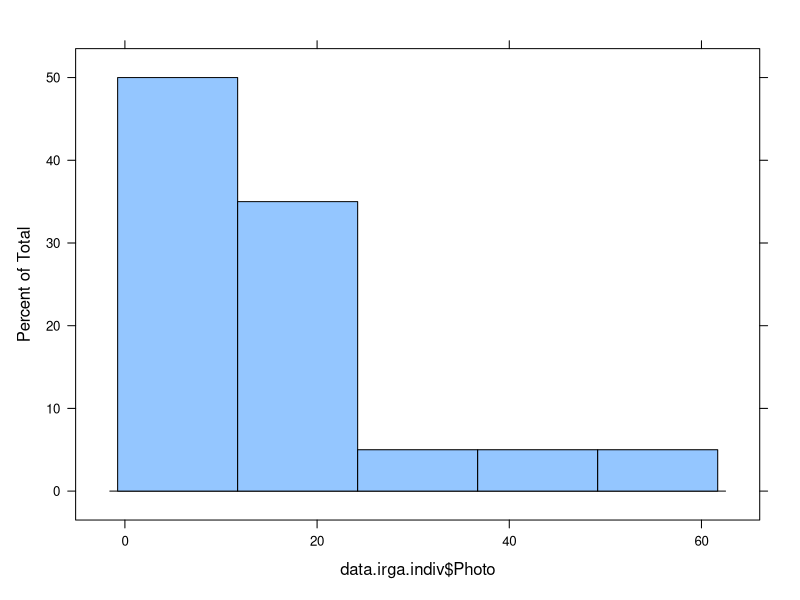
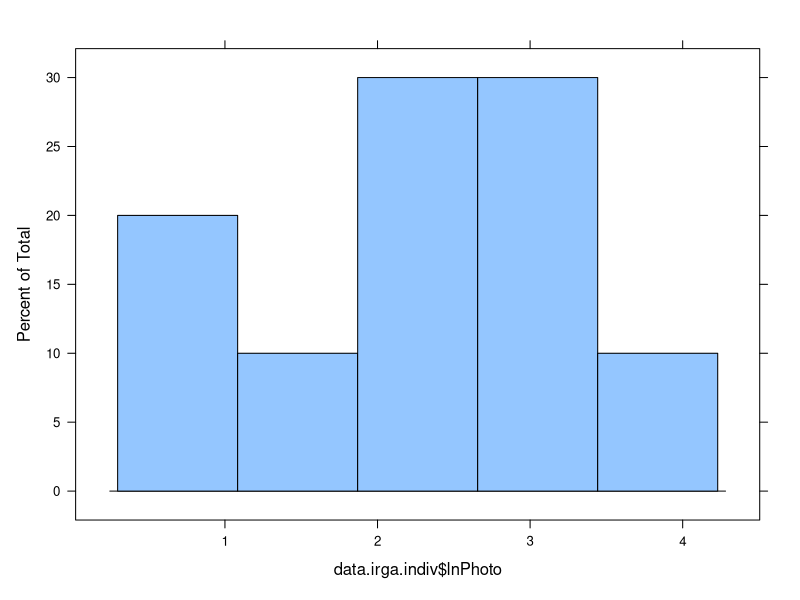
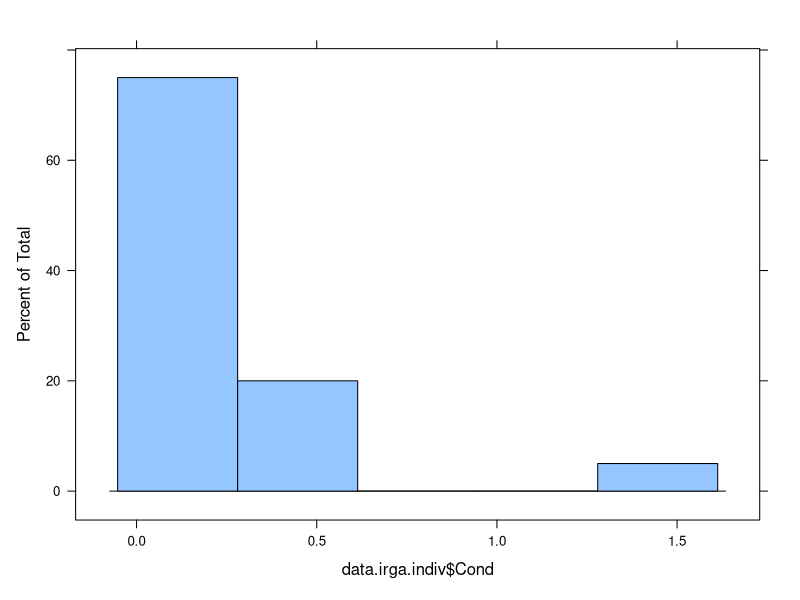
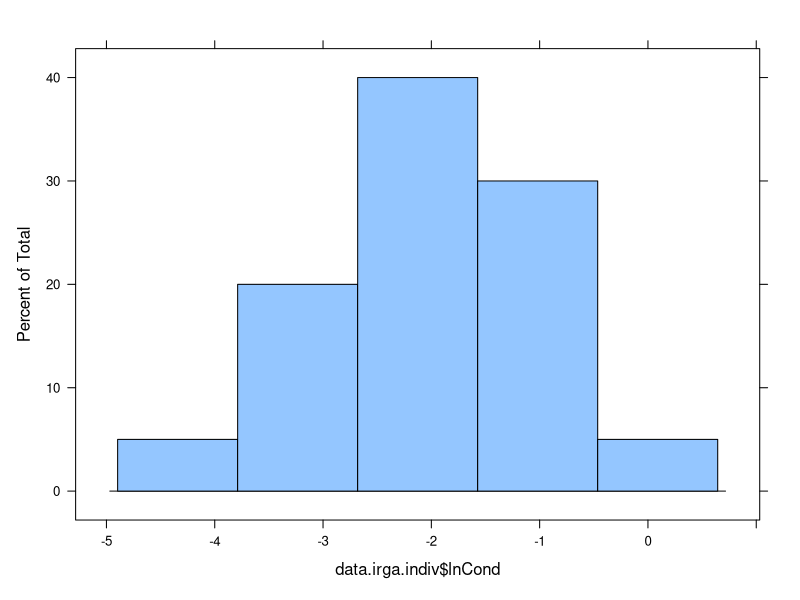
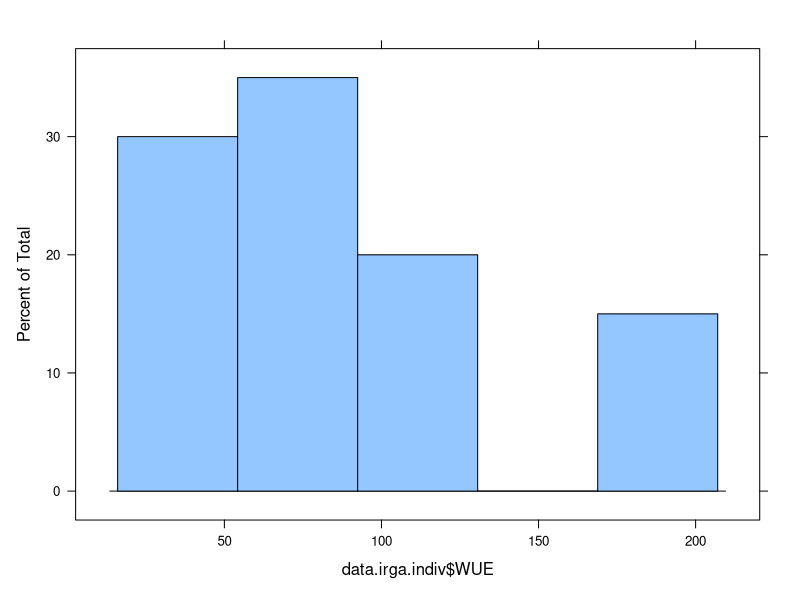
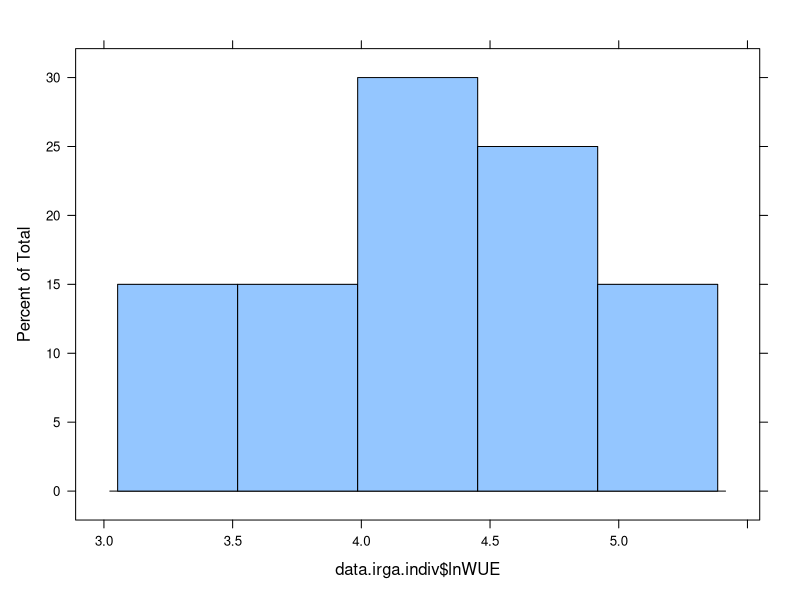
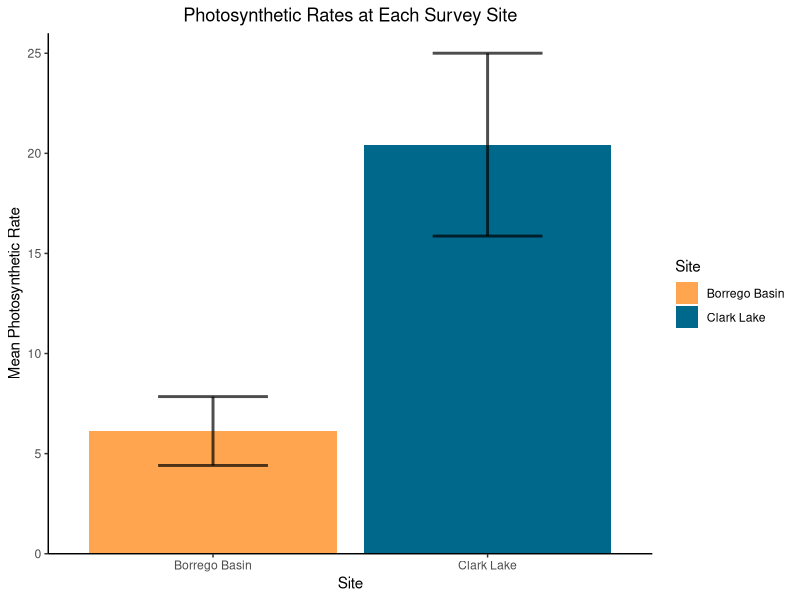
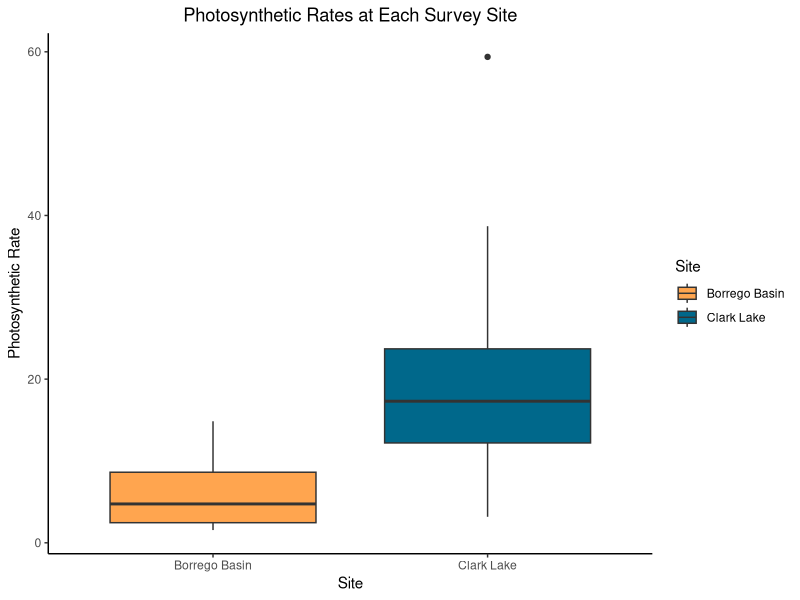

The R source for these figures, in order:
## ---- chunk 1
library(tidyverse)
library(lattice)
library(car)
library(scales)
## ---- chunk 2
#load and select data
data.irga <- read.csv("GDE_IRGA.csv")

str(data.irga)

data.irga$Site <- as.factor(data.irga$Site)
data.irga$TreeID <- as.factor(data.irga$TreeID)

data.irga <- data.irga %>% subset(Ci > 0)

data.irga.meta <- data.irga %>%
  select(1:2) %>%
  group_by(TreeID) %>%
  unique() %>%
  ungroup()
## ---- chunk 3
#CALCULATE AVG PHOTOSYNTHETIC RATE AND STOMATAL CONDUCTANCE FOR EACH TREE AND JOIN GAS EXCHANGE WITH METADATA
data.irga.indiv <- data.irga %>% group_by(TreeID) %>% 
  summarise(Photo = mean(Photo), 
            Cond = mean(Cond),
            WUE = mean(Photo/Cond),
            Count = n()) %>% 
  ungroup() %>%
  merge(data.irga.meta,
        by = "TreeID",
        all.x = TRUE)
## ---- chunk 4
#LOG TRANSFORMATIONS
data.irga.indiv$lnPhoto <- log(data.irga.indiv$Photo)
data.irga.indiv$lnCond <- log(data.irga.indiv$Cond)
data.irga.indiv$lnWUE <- log(data.irga.indiv$WUE)
## ---- chunk 5
#HISTOGRAM: RAW DATA VS LOG DATA
histogram(data.irga.indiv$Photo)
histogram(data.irga.indiv$lnPhoto)

histogram(data.irga.indiv$Cond)
histogram(data.irga.indiv$lnCond)

histogram(data.irga.indiv$WUE)
histogram(data.irga.indiv$lnWUE)
## ---- chunk 6
#CALCULATE MEAN AND STANDARD ERROR
data.irga.sum <- data.irga.indiv %>% group_by (Site) %>% 
  summarise(meanPhoto = mean(Photo), 
            sePhoto = sd(Photo)/sqrt(length(Photo)), 
            meanCond = mean(Cond), 
            seCond = sd(Cond)/sqrt(length(Cond)), 
            meanWUE = mean(WUE), 
            seWUE = sd(WUE)/sqrt(length(WUE)), 
  ) %>% ungroup()
## ---- chunk 7
#BARPLOT
ggplot(data.irga.sum) + aes(x=Site, y=meanPhoto, fill=Site )+
  scale_fill_manual(values=c("tan1","deepskyblue4"), 
                    labels=c('Borrego Basin', 'Clark Lake')) +
  geom_col(alpha=1, position="dodge") + 
  geom_errorbar( aes(x=Site, ymin=meanPhoto-sePhoto, ymax=meanPhoto+sePhoto), 
                 width=0.4,
                 colour="black", 
                 alpha=0.7, 
                 size=1.0,
                 position=position_dodge(width=0.9)) +
  scale_y_continuous(expand = c(0, 0),limits = c(0,26)) +
  scale_x_discrete(labels=c("1" = "Borrego Basin", "5" = "Clark Lake"))+
  xlab("Site")+ylab("Mean Photosynthetic Rate")+
  ggtitle("Photosynthetic Rates at Each Survey Site")+
  theme_classic()+
  theme(plot.title = element_text(hjust = 0.5))

#BOXPLOT
ggplot(data.irga.indiv) + aes(x=Site, y=Photo, fill=Site)+
  scale_fill_manual(values=c("tan1","deepskyblue4"),
                    labels=c('Borrego Basin', 'Clark Lake')) +
  geom_boxplot(aes(x=Site, y=Photo, fill=Site)) + 
  scale_x_discrete(labels=c("1" = "Borrego Basin", "5" = "Clark Lake"))+
  xlab("Site")+ylab("Photosynthetic Rate")+
  ggtitle("Photosynthetic Rates at Each Survey Site")+
  theme_classic()+
  theme(plot.title = element_text(hjust = 0.5))
## ---- chunk 8
#BARPLOT
ggplot(data.irga.sum) + aes(x=Site, y=meanCond, fill=Site )+
  scale_fill_manual(values=c("tan1","deepskyblue4"), 
                    labels=c('Borrego Basin', 'Clark Lake')) +
  geom_col(alpha=1, position="dodge") + 
  geom_errorbar( aes(x=Site, ymin=meanCond-seCond, ymax=meanCond+seCond), 
                 width=0.4,
                 colour="black", 
                 alpha=0.7, 
                 size=1.0,
                 position=position_dodge(width=0.9)) +
  scale_y_continuous(expand = c(0, 0),limits = c(0,0.5)) +
  scale_x_discrete(labels=c("1" = "Borrego Basin", "5" = "Clark Lake"))+
  xlab("Site")+ylab("Mean Stomatal Conductance Rate")+
  ggtitle("Stomatal Conductance Rates at Each Survey Site")+
  theme_classic()+
  theme(plot.title = element_text(hjust = 0.5))

#BOXPLOT
ggplot(data.irga.indiv) + aes(x=Site, y=Cond, fill=Site)+
  scale_fill_manual(values=c("tan1","deepskyblue4"),
                    labels=c('Borrego Basin', 'Clark Lake')) +
  geom_boxplot(aes(x=Site, y=Cond, fill=Site)) + 
  scale_x_discrete(labels=c("1" = "Borrego Basin", "5" = "Clark Lake"))+
  xlab("Site")+ylab("Stomatal Conductance Rate")+
  ggtitle("Stomatal Conductance Rates at Each Survey Site")+
  theme_classic()+
  theme(plot.title = element_text(hjust = 0.5))
## ---- chunk 9
#BARPLOT
ggplot(data.irga.sum) + aes(x=Site, y=meanWUE, fill=Site )+
  scale_fill_manual(values=c("tan1","deepskyblue4"), 
                    labels=c('Borrego Basin', 'Clark Lake')) +
  geom_col(alpha=1, position="dodge") + 
  geom_errorbar( aes(x=Site, ymin=meanWUE-seWUE, ymax=meanWUE+seWUE), 
                 width=0.4,
                 colour="black", 
                 alpha=0.7, 
                 size=1.0,
                 position=position_dodge(width=0.9)) +
  scale_y_continuous(expand = c(0, 0),limits = c(0,125)) +
  scale_x_discrete(labels=c("1" = "Borrego Basin", "5" = "Clark Lake"))+
  xlab("Site")+ylab("Mean Stomatal Conductance")+
  ggtitle("Stomatal Conductance Rates at Each Survey Site")+
  theme_classic()+
  theme(plot.title = element_text(hjust = 0.5))

#BOXPLOT
ggplot(data.irga.indiv) + aes(x=Site, y=WUE, fill=Site)+
  scale_fill_manual(values=c("tan1","deepskyblue4"),
                    labels=c('Borrego Basin', 'Clark Lake')) +
  geom_boxplot(aes(x=Site, y=WUE, fill=Site)) + 
  scale_x_discrete(labels=c("1" = "Borrego Basin", "5" = "Clark Lake"))+
  xlab("Site")+ylab("Water Use Efficiency Rate")+
  ggtitle("Water Use Efficiency Rates at Each Survey Site")+
  theme_classic()+
  theme(plot.title = element_text(hjust = 0.5))
## ---- chunk 10
#ANOVA
Photo.aov <- aov(lnPhoto ~ Site, data=data.irga.indiv)
summary(Photo.aov)

#HOMOGENEITY OF VARIANCES
plot(Photo.aov,1)
leveneTest(lnPhoto ~ Site, data=data.irga.indiv)

#T-TEST
t.test(lnPhoto~Site, data=data.irga.indiv)

#DISTRIBUTION OF RESIDUALS
plot(Photo.aov,2)
## ---- chunk 11
#ANOVA
Cond.aov <- aov(lnCond ~ Site, data=data.irga.indiv)
summary(Cond.aov)

#HOMOGENEITY OF VARIANCES
plot(Cond.aov,1)
leveneTest(lnCond ~ Site, data=data.irga.indiv)

#T-TEST
t.test(lnCond~Site, data=data.irga.indiv)

#DISTRIBUTION OF RESIDUALS
plot(Cond.aov,2)
## ---- chunk 12
#ANOVA
WUE.aov <- aov(lnWUE ~ Site, data=data.irga.indiv)
summary(WUE.aov)

#HOMOGENEITY OF VARIANCES
plot(WUE.aov,1)
leveneTest(lnWUE ~ Site, data=data.irga.indiv)

#T-TEST
t.test(lnWUE~Site, data=data.irga.indiv)

#DISTRIBUTION OF RESIDUALS
plot(WUE.aov,2)
## ---- chunk 13
library(tidyverse) 
library(lattice) 
library(car) 
library(scales)
## ---- chunk 14
#load and select data
data.crosshair <- read.csv("GDE_crosshair.csv")
str(data.crosshair)

data.crosshair$Site <- as.factor(data.crosshair$Site)
data.crosshair$TotalDead <- (data.crosshair$DeadStanding + data.crosshair$DeadDown)
## ---- chunk 15
data.cross.dead <- data.crosshair %>% group_by (Site) %>% 
  summarise(sumDead = sum(TotalDead)) %>% ungroup()

data.cross.alive <- data.crosshair %>% group_by (Site) %>% 
  summarise(sumAlive = sum(LiveMesquite)) %>% ungroup()

data.cross.plot <- merge(
  data.cross.alive,
  data.cross.dead,
  by = "Site",
  all.x = TRUE) %>%
  pivot_longer(cols=c('sumAlive', 'sumDead'),names_to = "Status", values_to = "Count")
## ---- chunk 16
data.seed.plot <- data.crosshair %>%
  group_by(Site) %>%
  summarise(sumSeedling = sum(Seedings)) %>%
  ungroup()
## ---- chunk 17
ggplot(data.cross.plot) + aes(x=Site, y=Count, fill=Status)+
  scale_fill_manual(values=c("darkgreen","chocolate4"),
                    labels=c('Alive', 'Dead')) +
  geom_col(alpha=1, position="dodge") + 
  scale_y_continuous(expand = c(0, 0),limits = c(0,25), 
                     breaks = pretty_breaks()) +
  scale_x_discrete(labels=c("1" = "Borrego Basin", "5" = "Clark Lake"))+
  theme_classic()+
  xlab("Site")+ylab("Count")+
  ggtitle("Mesquite Life Status at Each Survey Site")+
  theme(plot.title = element_text(hjust = 0.5))
## ---- chunk 18
ggplot(data.seed.plot) + aes(x=Site, y=sumSeedling)+
  scale_fill_manual()+
  geom_col(alpha=1, position="dodge") + 
  scale_y_continuous(expand = c(0, 0),limits = c(0,5), 
                     breaks = pretty_breaks()) +
  scale_x_discrete(labels=c("1" = "Borrego Basin", "5" = "Clark Lake"))+
  theme_classic()+
  xlab("Site")+ylab("Count")+
  ggtitle("Mesquite Seedling Counts at Each Survey Site")+
  theme(plot.title = element_text(hjust = 0.5))
## ---- chunk 19
#ANOVA
dead.aov <- aov(TotalDead ~ Site, data=data.crosshair)
summary(dead.aov)

#HOMOGENEITY OF VARIANCES
plot(dead.aov,1)
leveneTest(TotalDead ~ Site, data=data.crosshair)

#T-TEST
t.test(TotalDead~Site, data=data.crosshair)

#DISTRIBUTION OF RESIDUALS
plot(dead.aov,2)
## ---- chunk 20
#ANOVA
life.aov <- aov(LiveMesquite ~ Site, data=data.crosshair)
summary(life.aov)

#HOMOGENEITY OF VARIANCES
plot(life.aov,1)
leveneTest(LiveMesquite ~ Site, data=data.crosshair)

#T-TEST
t.test(LiveMesquite~Site, data=data.crosshair)

#DISTRIBUTION OF RESIDUALS
plot(life.aov,2)
## ---- chunk 21
#ANOVA
seed.aov <- aov(Seedings ~ Site, data=data.crosshair)
summary(seed.aov)

#HOMOGENEITY OF VARIANCES
plot(seed.aov,1)
leveneTest(Seedings ~ Site, data=data.crosshair)

#T-TEST
t.test(Seedings ~ Site, data=data.crosshair)

#DISTRIBUTION OF RESIDUALS
plot(seed.aov,2)
## ---- chunk 22
library(tidyverse) 
library(lattice) 
library(car) 
library(scales)
library(GGally)
## ---- chunk 23
#load and select data
data.canopy <- read.csv("GDE_Canopy.csv")
str(data.canopy)

data.canopy$Site <- as.factor(data.canopy$Site) 
data.canopy$TreeID <- as.factor(data.canopy$Tree_ID)
## ---- chunk 24
histogram(data.canopy$Resprouting)
histogram(data.canopy$CrownSizeShape)
histogram(data.canopy$DeadBranches)
histogram(data.canopy$CrownFoliarDensity)
## ---- chunk 25
#merge irga data and canopy health data by treeid
data.all <- merge(
  data.irga.indiv,
  data.canopy,
  by = "TreeID",
  all.x = TRUE)
## ---- chunk 26
ggplot(data.canopy) + aes(x=Site, y=Resprouting, fill=Site)+
  scale_fill_manual(values=c("darkorange","darkgreen"),
                    labels=c('Borrego Basin', 'Clark Lake')) +
  geom_boxplot(aes(x=Site, y=Resprouting, fill=Site)) + 
  scale_x_discrete(labels=c("1" = "Borrego Basin", "5" = "Clark Lake"))+
  xlab("Site")+ylab("Resprouting") + 
  theme_classic()
## ---- chunk 27
ggplot(data.canopy) + aes(x=Site, y=CrownSizeShape, fill=Site)+
  scale_fill_manual(values=c("darkorange","darkgreen"),
                    labels=c('Borrego Basin', 'Clark Lake')) +
  geom_boxplot(aes(x=Site, y=CrownSizeShape, fill=Site)) + 
  scale_x_discrete(labels=c("1" = "Borrego Basin", "5" = "Clark Lake"))+
  xlab("Site")+ylab("Crown Size Shape") +
  theme_classic()
## ---- chunk 28
ggplot(data.canopy) + aes(x=Site, y=DeadBranches, fill=Site)+
  scale_fill_manual(values=c("darkorange","darkgreen"),
                    labels=c('Borrego Basin', 'Clark Lake')) +
  geom_boxplot(aes(x=Site, y=DeadBranches, fill=Site)) + 
  scale_x_discrete(labels=c("1" = "Borrego Basin", "5" = "Clark Lake"))+
  xlab("Site")+ylab("Dead Branches") + 
  theme_classic()
## ---- chunk 29
ggplot(data.canopy) + aes(x=Site, y=CrownFoliarDensity, fill=Site)+
  scale_fill_manual(values=c("darkorange","darkgreen"),
                    labels=c('Borrego Basin', 'Clark Lake')) +
  geom_boxplot(aes(x=Site, y=CrownFoliarDensity, fill=Site)) + 
  scale_x_discrete(labels=c("1" = "Borrego Basin", "5" = "Clark Lake"))+
  xlab("Site")+ylab("CrownFoliar Density") + 
  theme_classic()
## ---- chunk 30
ggpairs(data.all, columns = c("Photo", "WUE","Cond", "Resprouting", "DeadBranches", "CrownFoliarDensity", "CrownSizeShape" ), title = "Bivariate analysis of BROMAD physiological traits", upper = list(continuous = wrap("cor",size = 3)),
        lower = list(continuous = wrap("smooth",
                                       alpha = 0.3,
                                       size = 0.1)),
        mapping = aes(color = Site.x)) +
  scale_fill_manual(values=c('darkorange','darkgreen')) +
  scale_colour_manual(values=c('darkorange','darkgreen'))
## ---- chunk 31
#ANOVA
resprout.aov <- aov(Resprouting ~ Site, data=data.canopy)
summary(resprout.aov)
#HOMOGENEITY OF VARIANCE
plot(resprout.aov,1)
leveneTest(Resprouting ~ Site, data=data.canopy)
#DISTRIBUTION OF RESIDUALS
plot(resprout.aov,2)
# EXTRACT RESIDUALS
resprout.aov_residuals <- residuals(object = resprout.aov )
#  SHAPIRO-WILK TEST
shapiro.test(x = resprout.aov_residuals )
## ---- chunk 32
#ANOVA
Crownsize.aov <- aov(Resprouting ~ Site, data=data.canopy)
summary(Crownsize.aov)
#HOMOGENEITY OF VARIANCE
plot(Crownsize.aov,1)
leveneTest(Resprouting ~ Site, data=data.canopy)
#DISTRIBUTION OF RESIDUALS
plot(Crownsize.aov,2)
# EXTRACT RESIDUALS
Crownsize.aov_residuals <- residuals(object = resprout.aov )
#  SHAPIRO-WILK TEST
shapiro.test(x = Crownsize.aov_residuals )

## ---- chunk 33
#ANOVA
Deadbranches.aov <- aov(Resprouting ~ Site, data=data.canopy)
summary(Deadbranches.aov)
#HOMOGENEITY OF VARIANCE
plot(Deadbranches.aov,1)
leveneTest(Resprouting ~ Site, data=data.canopy)
#DISTRIBUTION OF RESIDUALS
plot(Deadbranches.aov,2)
# EXTRACT RESIDUALS
Deadbranches.aov_residuals <- residuals(object = Deadbranches.aov )
#  SHAPIRO-WILK TEST
shapiro.test(x = Deadbranches.aov_residuals )
## ---- chunk 34
#ANOVA
Density.aov <- aov(Resprouting ~ Site, data=data.canopy)
summary(Density.aov)
#HOMOGENEITY OF VARIANCE
plot(Density.aov,1)
leveneTest(Resprouting ~ Site, data=data.canopy)
#DISTRIBUTION OF RESIDUALS
plot(Density.aov,2)
# EXTRACT RESIDUALS
Density.aov_residuals <- residuals(object = Density.aov )
#  SHAPIRO-WILK TEST
shapiro.test(x = Density.aov_residuals )

